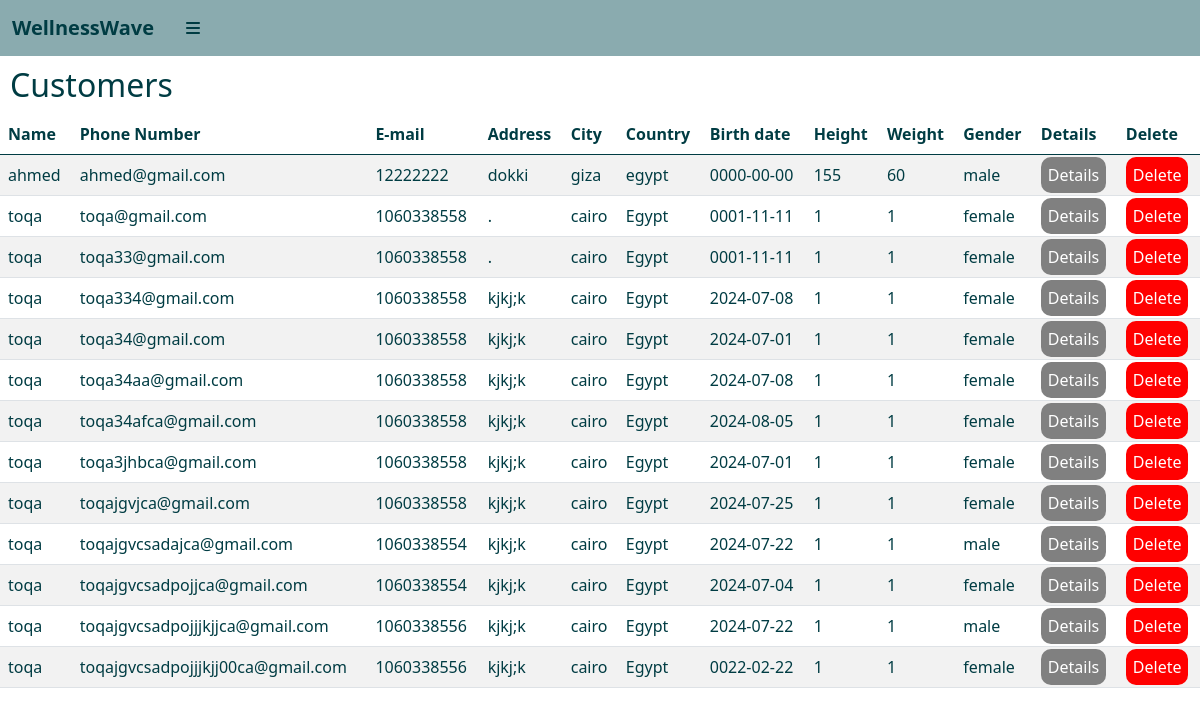
The app's page /wellness-wave-as-admin/ADcustomer.php with its own data.
### tables this page shows
CREATE TABLE `customer` (
  `customer_id` int(11) NOT NULL,
  `customer_name` varchar(255) NOT NULL,
  `email` varchar(255) NOT NULL,
  `password` varchar(255) NOT NULL,
  `phone` int(255) NOT NULL,
  `address` varchar(255) NOT NULL,
  `city` varchar(255) NOT NULL,
  `country` varchar(255) NOT NULL,
  `birthday_date` date NOT NULL,
  `height` int(11) NOT NULL,
  `weight` int(11) NOT NULL,
  `gender` varchar(255) NOT NULL
);

### wellness-wave-as-admin/ADcustomer.php (the view, shortened to what this page needs)
<?php
include("connection.php");
$select ="SELECT * FROM `customer` ";
$run_select =mysqli_query($connect,$select);
?>
<!DOCTYPE html>
<html lang="en">
<head>
    <link rel="stylesheet" href="CSS/bootstrap.min.css">
    <link rel="stylesheet" href="https://cdnjs.cloudflare.com/ajax/libs/font-awesome/6.5.2/css/all.min.css">
    <link rel="stylesheet" href="./CSS/ADcustomer.css">
</head>
<body>
    <div class="main close-nav" id="mainDiv">
        <nav class="navbar navbar-expand-lg navbar-light bg-light">
            <div class="container-fluid">
                <a class="navbar-brand" href="#">WellnessWave</a>
                <div class="collapse navbar-collapse" id="navbarSupportedContent">
                    <li class="nav-item ">
                        <a id="toggleBtn" class="nav-link " href="#" tabindex="-1" aria-disabled="true">
                            <i class="fa-solid fa-bars">
                            </i>
                        </a>
                    </li>
                </div>
            </div>
        </nav>
        <div class="head">
            <h2>Customers</h2>
            <table id="example" class="table table-striped" style="width:100%">
                <thead>
                    <tr>
                        <th>Name</th>
                        <th>Phone Number</th>
                        <th>E-mail</th>
                        <th>Address</th>
                        <th>City</th>
                        <th>Country</th>
                        <th>Birth date</th>
                        <th>Height</th>
                        <th>Weight</th>
                        <th>Gender</th>
                        <th>Details</th>
                        <th>Delete</th>
                    </tr>
                </thead>
                <tbody> <?php foreach($run_select as $data ){ ?>
    <tr>
        <td><?php echo $data['customer_name'];?></td>
        <td><?php  echo $data['email']; ?></td>
        <td><?php echo $data['phone']; ?></td>
        <td><?php echo $data['address']; ?></td>
        <td><?php  echo $data['city']; ?></td>
        <td><?php  echo $data['country']; ?></td>
        <td><?php  echo $data['birthday_date']; ?></td>
        <td><?php  echo $data['height']; ?></td>
        <td><?php  echo $data['weight']; ?></td>
        <td><?php  echo $data['gender']; ?></td>
                        <td><a href="user_history.php?id=<?php echo $data['customer_id']; ?>" class="two">Details</a></td>
                        <td><a href="ADcustomer.php?delete=<?php  echo $data['customer_id']?> " class="one">Delete</a></td>
                        <?php } ?>
                        </tr>
                </tbody>
            </table>
        </div>
</body>
</html>

### wellness-wave-as-admin/css/ADcustomer.css (style rules this page uses)
* { padding: 0; margin: 0; box-sizing: border-box; list-style: none; color: #003c43; }
.main { width: 80%; min-height: 100vh; position: absolute; left: 20%; }
.navbar { background-color: #054c5477 !important; color: #003c43 !important; }
.close-nav { width: 100%; left: 0; }
.one { background-color: red; padding: 7px; color: white; border-radius: 10px; text-decoration: none; transition: 0.3s; }
.two { background-color: gray; padding: 7px; color: white; border-radius: 10px; text-decoration: none; transition: 0.3s; }
h2 { margin: 10px; }
.nav-link { transition: 0.2s; color: white !important; }
.navbar-brand { color: #003c43 !important; font-weight: bold; }

### records on screen
customer: customer_name "ahmed", email "ahmed@gmail.com", phone "12222222", address "dokki", city "giza", country "egypt", birthday_date "0000-00-00", height "155", weight "60", gender "male"
customer: customer_name "toqa", email "toqa@gmail.com", phone "1060338558", address ".", city "cairo", country "Egypt", birthday_date "0001-11-11", height "1", weight "1", gender "female"
customer: customer_name "toqa", email "toqa33@gmail.com", phone "1060338558", address ".", city "cairo", country "Egypt", birthday_date "0001-11-11", height "1", weight "1", gender "female"
customer: customer_name "toqa", email "toqa334@gmail.com", phone "1060338558", address "kjkj;k", city "cairo", country "Egypt", birthday_date "2024-07-08", height "1", weight "1", gender "female"
customer: customer_name "toqa", email "toqa34@gmail.com", phone "1060338558", address "kjkj;k", city "cairo", country "Egypt", birthday_date "2024-07-01", height "1", weight "1", gender "female"
customer: customer_name "toqa", email "toqa34aa@gmail.com", phone "1060338558", address "kjkj;k", city "cairo", country "Egypt", birthday_date "2024-07-08", height "1", weight "1", gender "female"
customer: customer_name "toqa", email "toqa34afca@gmail.com", phone "1060338558", address "kjkj;k", city "cairo", country "Egypt", birthday_date "2024-08-05", height "1", weight "1", gender "female"
customer: customer_name "toqa", email "toqa3jhbca@gmail.com", phone "1060338558", address "kjkj;k", city "cairo", country "Egypt", birthday_date "2024-07-01", height "1", weight "1", gender "female"
customer: customer_name "toqa", email "toqajgvjca@gmail.com", phone "1060338558", address "kjkj;k", city "cairo", country "Egypt", birthday_date "2024-07-25", height "1", weight "1", gender "female"
customer: customer_name "toqa", email "toqajgvcsadajca@gmail.com", phone "1060338554", address "kjkj;k", city "cairo", country "Egypt", birthday_date "2024-07-22", height "1", weight "1", gender "male"
customer: customer_name "toqa", email "toqajgvcsadpojjca@gmail.com", phone "1060338554", address "kjkj;k", city "cairo", country "Egypt", birthday_date "2024-07-04", height "1", weight "1", gender "female"
customer: customer_name "toqa", email "toqajgvcsadpojjjkjjca@gmail.com", phone "1060338556", address "kjkj;k", city "cairo", country "Egypt", birthday_date "2024-07-22", height "1", weight "1", gender "male"
customer: customer_name "toqa", email "toqajgvcsadpojjjkjj00ca@gmail.com", phone "1060338556", address "kjkj;k", city "cairo", country "Egypt", birthday_date "0022-02-22", height "1", weight "1", gender "female"
